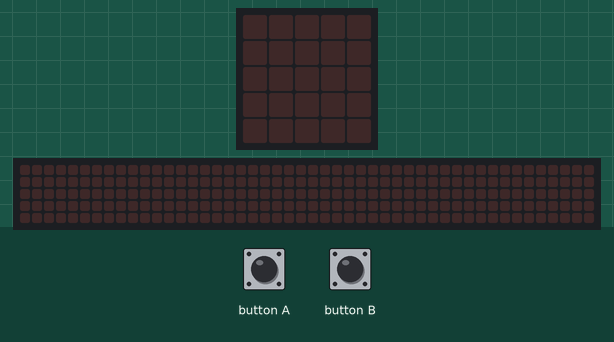
Simulated run of this program. Board: BBC micro:bit (MakeCode). Shown: the board's 5×5 LED display, a strip that is not on the board, showing the scrolling text unrolled. The test bench sets the inputs (shaded band). The 48×5 strip is a reading aid, not a part: it shows the text the display is scrolling, unrolled, one strip-width of it at a time.

Above: at 1.2 s.
1.3 s: button A pressed for 0.15 s
At 4.01 s:
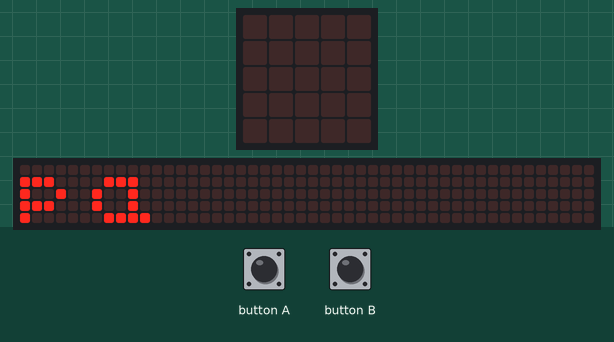
At 13.9 s:
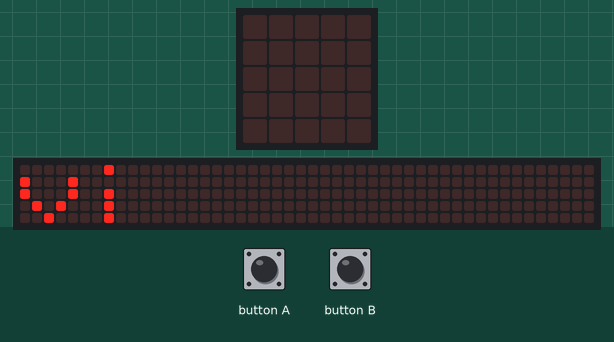

Measured:
- after the input at 1.3 s, the display: changes after 0.15 s (image 1)
- what the display in image 2 shows lasts 0.8 s, from 13.3 s to 14.1 s

The program:

main.ts
```typescript
input.onButtonPressed(Button.A, function () {
    for (let index = 0; index <= lista_de_texto.length - 1; index++) {
        basic.showString("" + (lista_de_texto[index]))
    }
})
input.onButtonPressed(Button.B, function () {
    basic.showNumber(lista_de_texto.length)
})
let lista_de_texto: string[] = []
lista_de_texto = [
"pa",
"patates",
"vi",
"mongetes",
"oli"
]
basic.forever(function () {

})
```

test.ts
```typescript
// aquí va el archivo "tests"; esto no se compilará cuando este paquete se utilice como una extensión.
```
